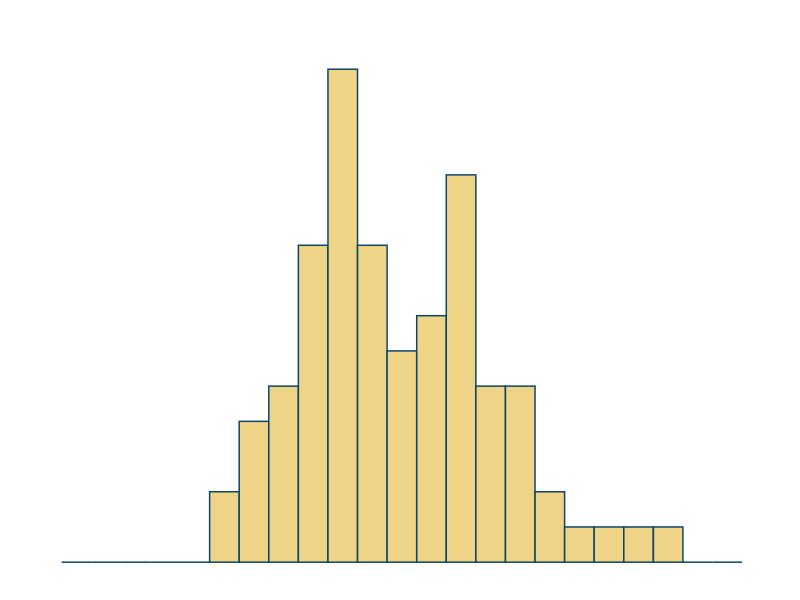

Recreate this plot in R.
## ---- chunk 1
library(tidyverse)    # untuk manupulasi, merapikan, & visualisasi data
## ---- chunk 2
set.seed(2000)
df1 = tibble(var = 'A', val = rnorm(n = 25, mean = 5.5, sd = 1.5))
df2 = tibble(var = 'B', val = rnorm(n = 15, mean = 4.5, sd = 1.0))
df3 = tibble(var = 'C', val = rnorm(n = 20, mean = 5.0, sd = 1.0))
df4 = tibble(var = 'D', val = rnorm(n = 10, mean = 4.0, sd = 0.5))
df5 = tibble(var = 'E', val = rnorm(n = 13, mean = 5.0, sd = 1.5))

df <- rbind(df1, df2, df3, df4, df5) %>%
  mutate(Variable = as_factor(var),
         value = round(val, 2)) %>%
  select(Variable, value)
## ---- chunk 3
histogram <- df %>%
  ggplot(aes(x = value)) +
  geom_histogram(bins = 25,
                 alpha = .9,
                 color = '#094568',
                 fill = '#edce79') +
  scale_x_continuous(limits = c(0,10)) +
  scale_y_continuous(limits = c(0, 15)) +
  theme_minimal() +
  theme(
    axis.title = element_blank(),
    axis.text = element_blank(),
    axis.line = element_blank(),
    panel.grid.major = element_blank(),
    panel.grid.minor = element_blank(),
    panel.background = element_rect(fill = '#FFFFFF',
                                    color = NA),
    plot.background = element_rect(fill = '#FFFFFF',
                                   color = '#FFFFFF')
  )
## ---- chunk 4
histogram
